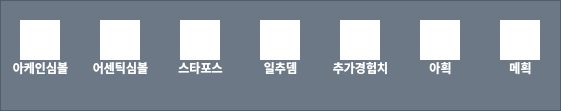
     <widget class="QFrame" name="frame_stat_etc">
      <property name="geometry">
       <rect>
        <x>0</x>
        <y>540</y>
        <width>561</width>
        <height>111</height>
       </rect>
      </property>
      <property name="styleSheet">
       <string notr="true">background-color: rgb(108, 120, 134);</string>
      </property>
      <property name="frameShape">
       <enum>QFrame::StyledPanel</enum>
      </property>
      <property name="frameShadow">
       <enum>QFrame::Raised</enum>
      </property>
      <widget class="QLabel" name="lb_s_arcane">
       <property name="geometry">
        <rect>
         <x>20</x>
         <y>20</y>
         <width>40</width>
         <height>40</height>
        </rect>
       </property>
       <property name="styleSheet">
        <string notr="true">background-color: rgb(255, 255, 255);</string>
       </property>
       <property name="text">
        <string/>
       </property>
      </widget>
      <widget class="QLabel" name="lb_s_authentic">
       <property name="geometry">
        <rect>
         <x>100</x>
         <y>20</y>
         <width>40</width>
         <height>40</height>
        </rect>
       </property>
       <property name="styleSheet">
        <string notr="true">background-color: rgb(255, 255, 255);</string>
       </property>
       <property name="text">
        <string/>
       </property>
      </widget>
      <widget class="QLabel" name="lb_s_exp">
       <property name="geometry">
        <rect>
         <x>340</x>
         <y>20</y>
         <width>40</width>
         <height>40</height>
        </rect>
       </property>
       <property name="styleSheet">
        <string notr="true">background-color: rgb(255, 255, 255);</string>
       </property>
       <property name="text">
        <string/>
       </property>
      </widget>
      <widget class="QLabel" name="lb_s_normd">
       <property name="geometry">
        <rect>
         <x>260</x>
         <y>20</y>
         <width>40</width>
         <height>40</height>
        </rect>
       </property>
       <property name="styleSheet">
        <string notr="true">background-color: rgb(255, 255, 255);</string>
       </property>
       <property name="text">
        <string/>
       </property>
      </widget>
      <widget class="QLabel" name="lb_s_drop">
       <property name="geometry">
        <rect>
         <x>420</x>
         <y>20</y>
         <width>40</width>
         <height>40</height>
        </rect>
       </property>
       <property name="styleSheet">
        <string notr="true">background-color: rgb(255, 255, 255);</string>
       </property>
       <property name="text">
        <string/>
       </property>
      </widget>
      <widget class="QLabel" name="lb_s_meso">
       <property name="geometry">
        <rect>
         <x>500</x>
         <y>20</y>
         <width>40</width>
         <height>40</height>
        </rect>
       </property>
       <property name="styleSheet">
        <string notr="true">background-color: rgb(255, 255, 255);</string>
       </property>
       <property name="text">
        <string/>
       </property>
      </widget>
      <widget class="QLabel" name="lb_s_starforce">
       <property name="geometry">
        <rect>
         <x>180</x>
         <y>20</y>
         <width>40</width>
         <height>40</height>
        </rect>
       </property>
       <property name="styleSheet">
        <string notr="true">background-color: rgb(255, 255, 255);</string>
       </property>
       <property name="text">
        <string/>
       </property>
      </widget>
      <widget class="QLabel" name="lb_c_arc">
       <property name="geometry">
        <rect>
         <x>10</x>
         <y>60</y>
         <width>61</width>
         <height>16</height>
        </rect>
       </property>
       <property name="font">
        <font>
         <family>메이플스토리</family>
         <weight>75</weight>
         <bold>true</bold>
        </font>
       </property>
       <property name="styleSheet">
        <string notr="true">background-color: rgba(255, 255, 255, 0);
color: rgb(255, 255, 255);</string>
       </property>
       <property name="text">
        <string>아케인심볼</string>
       </property>
       <property name="alignment">
        <set>Qt::AlignCenter</set>
       </property>
      </widget>
      <widget class="QLabel" name="lb_c_atc">
       <property name="geometry">
        <rect>
         <x>90</x>
         <y>60</y>
         <width>61</width>
         <height>16</height>
        </rect>
       </property>
       <property name="font">
        <font>
         <family>메이플스토리</family>
         <weight>75</weight>
         <bold>true</bold>
        </font>
       </property>
       <property name="styleSheet">
        <string notr="true">background-color: rgba(255, 255, 255, 0);
color: rgb(255, 255, 255);</string>
       </property>
       <property name="text">
        <string>어센틱심볼</string>
       </property>
       <property name="alignment">
        <set>Qt::AlignCenter</set>
       </property>
      </widget>
      <widget class="QLabel" name="lb_c_star">
       <property name="geometry">
        <rect>
         <x>170</x>
         <y>60</y>
         <width>61</width>
         <height>16</height>
        </rect>
       </property>
       <property name="font">
        <font>
         <family>메이플스토리</family>
         <weight>75</weight>
         <bold>true</bold>
        </font>
       </property>
       <property name="styleSheet">
        <string notr="true">background-color: rgba(255, 255, 255, 0);
color: rgb(255, 255, 255);</string>
       </property>
       <property name="text">
        <string>스타포스</string>
       </property>
       <property name="alignment">
        <set>Qt::AlignCenter</set>
       </property>
      </widget>
      <widget class="QLabel" name="lb_c_ndmg">
       <property name="geometry">
        <rect>
         <x>250</x>
         <y>60</y>
         <width>61</width>
         <height>16</height>
        </rect>
       </property>
       <property name="font">
        <font>
         <family>메이플스토리</family>
         <weight>75</weight>
         <bold>true</bold>
        </font>
       </property>
       <property name="styleSheet">
        <string notr="true">background-color: rgba(255, 255, 255, 0);
color: rgb(255, 255, 255);</string>
       </property>
       <property name="text">
        <string>일추뎀</string>
       </property>
       <property name="alignment">
        <set>Qt::AlignCenter</set>
       </property>
      </widget>
      <widget class="QLabel" name="lb_c_expbuf">
       <property name="geometry">
        <rect>
         <x>330</x>
         <y>60</y>
         <width>61</width>
         <height>16</height>
        </rect>
       </property>
       <property name="font">
        <font>
         <family>메이플스토리</family>
         <weight>75</weight>
         <bold>true</bold>
        </font>
       </property>
       <property name="styleSheet">
        <string notr="true">background-color: rgba(255, 255, 255, 0);
color: rgb(255, 255, 255);</string>
       </property>
       <property name="text">
        <string>추가경험치</string>
       </property>
       <property name="alignment">
        <set>Qt::AlignCenter</set>
       </property>
      </widget>
      <widget class="QLabel" name="lb_c_item">
       <property name="geometry">
        <rect>
         <x>410</x>
         <y>60</y>
         <width>61</width>
         <height>16</height>
        </rect>
       </property>
       <property name="font">
        <font>
         <family>메이플스토리</family>
         <weight>75</weight>
         <bold>true</bold>
        </font>
       </property>
       <property name="styleSheet">
        <string notr="true">background-color: rgba(255, 255, 255, 0);
color: rgb(255, 255, 255);</string>
       </property>
       <property name="text">
        <string>아획</string>
       </property>
       <property name="alignment">
        <set>Qt::AlignCenter</set>
       </property>
      </widget>
      <widget class="QLabel" name="lb_c_meso">
       <property name="geometry">
        <rect>
         <x>490</x>
         <y>60</y>
         <width>61</width>
         <height>16</height>
        </rect>
       </property>
       <property name="font">
        <font>
         <family>메이플스토리</family>
         <weight>75</weight>
         <bold>true</bold>
        </font>
       </property>
       <property name="styleSheet">
        <string notr="true">background-color: rgba(255, 255, 255, 0);
color: rgb(255, 255, 255);</string>
       </property>
       <property name="text">
        <string>메획</string>
       </property>
       <property name="alignment">
        <set>Qt::AlignCenter</set>
       </property>
      </widget>
      <widget class="QLabel" name="lb_c_arc_txt">
       <property name="geometry">
        <rect>
         <x>10</x>
         <y>80</y>
         <width>61</width>
         <height>16</height>
        </rect>
       </property>
       <property name="font">
        <font>
         <family>메이플스토리</family>
         <weight>75</weight>
         <bold>true</bold>
        </font>
       </property>
       <property name="styleSheet">
        <string notr="true">background-color: rgba(255, 255, 255, 0);
color: rgb(255, 255, 255);</string>
       </property>
       <property name="text">
        <string/>
       </property>
       <property name="alignment">
        <set>Qt::AlignCenter</set>
       </property>
      </widget>
      <widget class="QLabel" name="lb_c_atc_txt">
       <property name="geometry">
        <rect>
         <x>90</x>
         <y>80</y>
         <width>61</width>
         <height>16</height>
        </rect>
       </property>
       <property name="font">
        <font>
         <family>메이플스토리</family>
         <weight>75</weight>
         <bold>true</bold>
        </font>
       </property>
       <property name="styleSheet">
        <string notr="true">background-color: rgba(255, 255, 255, 0);
color: rgb(255, 255, 255);</string>
       </property>
       <property name="text">
        <string/>
       </property>
       <property name="alignment">
        <set>Qt::AlignCenter</set>
       </property>
      </widget>
      <widget class="QLabel" name="lb_c_star_txt">
       <property name="geometry">
        <rect>
         <x>170</x>
         <y>80</y>
         <width>61</width>
         <height>16</height>
        </rect>
       </property>
       <property name="font">
        <font>
         <family>메이플스토리</family>
         <weight>75</weight>
         <bold>true</bold>
        </font>
       </property>
       <property name="styleSheet">
        <string notr="true">background-color: rgba(255, 255, 255, 0);
color: rgb(255, 255, 255);</string>
       </property>
       <property name="text">
        <string/>
       </property>
       <property name="alignment">
        <set>Qt::AlignCenter</set>
       </property>
      </widget>
      <widget class="QLabel" name="lb_c_ndmg_txt">
       <property name="geometry">
        <rect>
         <x>250</x>
         <y>80</y>
         <width>61</width>
         <height>16</height>
        </rect>
       </property>
       <property name="font">
        <font>
         <family>메이플스토리</family>
         <weight>75</weight>
         <bold>true</bold>
        </font>
       </property>
       <property name="styleSheet">
        <string notr="true">background-color: rgba(255, 255, 255, 0);
color: rgb(255, 255, 255);</string>
       </property>
       <property name="text">
        <string/>
       </property>
       <property name="alignment">
        <set>Qt::AlignCenter</set>
       </property>
      </widget>
      <widget class="QLabel" name="lb_c_expbuf_txt">
       <property name="geometry">
        <rect>
         <x>330</x>
         <y>80</y>
         <width>61</width>
         <height>16</height>
        </rect>
       </property>
       <property name="font">
        <font>
         <family>메이플스토리</family>
         <weight>75</weight>
         <bold>true</bold>
        </font>
       </property>
       <property name="styleSheet">
        <string notr="true">background-color: rgba(255, 255, 255, 0);
color: rgb(255, 255, 255);</string>
       </property>
       <property name="text">
        <string/>
       </property>
       <property name="alignment">
        <set>Qt::AlignCenter</set>
       </property>
      </widget>
      <widget class="QLabel" name="lb_c_item_txt">
       <property name="geometry">
        <rect>
         <x>410</x>
         <y>80</y>
         <width>61</width>
         <height>16</height>
        </rect>
       </property>
       <property name="font">
        <font>
         <family>메이플스토리</family>
         <weight>75</weight>
         <bold>true</bold>
        </font>
       </property>
       <property name="styleSheet">
        <string notr="true">background-color: rgba(255, 255, 255, 0);
color: rgb(255, 255, 255);</string>
       </property>
       <property name="text">
        <string/>
       </property>
       <property name="alignment">
        <set>Qt::AlignCenter</set>
       </property>
      </widget>
      <widget class="QLabel" name="lb_c_meso_txt">
       <property name="geometry">
        <rect>
         <x>490</x>
         <y>80</y>
         <width>61</width>
         <height>16</height>
        </rect>
       </property>
       <property name="font">
        <font>
         <family>메이플스토리</family>
         <weight>75</weight>
         <bold>true</bold>
        </font>
       </property>
       <property name="styleSheet">
        <string notr="true">background-color: rgba(255, 255, 255, 0);
color: rgb(255, 255, 255);</string>
       </property>
       <property name="text">
        <string/>
       </property>
       <property name="alignment">
        <set>Qt::AlignCenter</set>
       </property>
      </widget>
     </widget>
